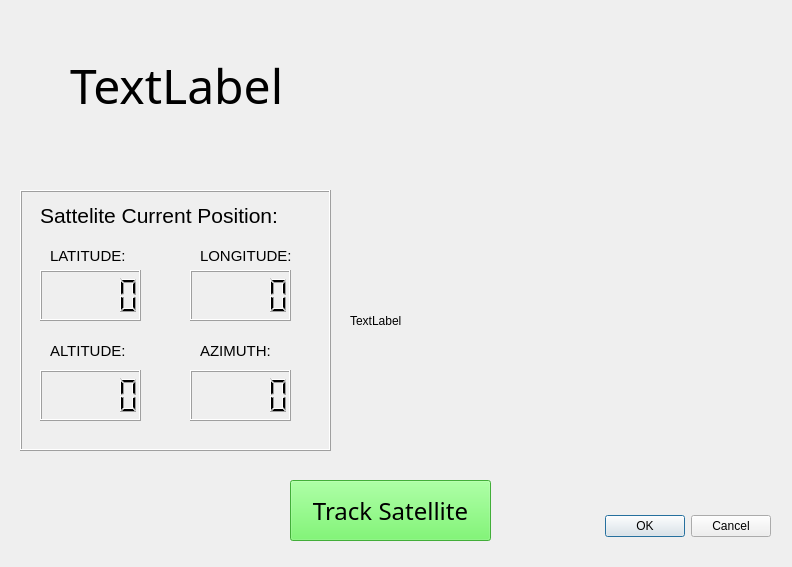
<?xml version="1.0" encoding="UTF-8"?>
<ui version="4.0">
 <class>Satellite</class>
 <widget class="QDialog" name="Satellite">
  <property name="geometry">
   <rect>
    <x>0</x>
    <y>0</y>
    <width>792</width>
    <height>567</height>
   </rect>
  </property>
  <property name="windowTitle">
   <string>Dialog</string>
  </property>
  <widget class="QDialogButtonBox" name="buttonBox">
   <property name="geometry">
    <rect>
     <x>600</x>
     <y>510</y>
     <width>171</width>
     <height>32</height>
    </rect>
   </property>
   <property name="orientation">
    <enum>Qt::Horizontal</enum>
   </property>
   <property name="standardButtons">
    <set>QDialogButtonBox::Cancel|QDialogButtonBox::Ok</set>
   </property>
  </widget>
  <widget class="QLabel" name="titleLabel">
   <property name="geometry">
    <rect>
     <x>70</x>
     <y>30</y>
     <width>611</width>
     <height>111</height>
    </rect>
   </property>
   <property name="font">
    <font>
     <family>Agency FB</family>
     <pointsize>36</pointsize>
    </font>
   </property>
   <property name="lineWidth">
    <number>3</number>
   </property>
   <property name="text">
    <string>TextLabel</string>
   </property>
   <property name="wordWrap">
    <bool>false</bool>
   </property>
  </widget>
  <widget class="QLabel" name="photoLabel">
   <property name="geometry">
    <rect>
     <x>350</x>
     <y>180</y>
     <width>401</width>
     <height>281</height>
    </rect>
   </property>
   <property name="text">
    <string>TextLabel</string>
   </property>
   <property name="indent">
    <number>0</number>
   </property>
  </widget>
  <widget class="QFrame" name="frame">
   <property name="geometry">
    <rect>
     <x>20</x>
     <y>190</y>
     <width>311</width>
     <height>261</height>
    </rect>
   </property>
   <property name="styleSheet">
    <string notr="true"/>
   </property>
   <property name="frameShape">
    <enum>QFrame::Box</enum>
   </property>
   <property name="frameShadow">
    <enum>QFrame::Raised</enum>
   </property>
   <widget class="QLCDNumber" name="latLCD">
    <property name="geometry">
     <rect>
      <x>20</x>
      <y>80</y>
      <width>101</width>
      <height>51</height>
     </rect>
    </property>
    <property name="font">
     <font>
      <pointsize>7</pointsize>
     </font>
    </property>
   </widget>
   <widget class="QLCDNumber" name="longLCD">
    <property name="geometry">
     <rect>
      <x>170</x>
      <y>80</y>
      <width>101</width>
      <height>51</height>
     </rect>
    </property>
    <property name="font">
     <font>
      <pointsize>7</pointsize>
     </font>
    </property>
   </widget>
   <widget class="QLabel" name="latLabel">
    <property name="geometry">
     <rect>
      <x>30</x>
      <y>50</y>
      <width>91</width>
      <height>31</height>
     </rect>
    </property>
    <property name="font">
     <font>
      <pointsize>11</pointsize>
     </font>
    </property>
    <property name="text">
     <string>LATITUDE:</string>
    </property>
   </widget>
   <widget class="QLabel" name="longLabel">
    <property name="geometry">
     <rect>
      <x>180</x>
      <y>50</y>
      <width>91</width>
      <height>31</height>
     </rect>
    </property>
    <property name="font">
     <font>
      <pointsize>11</pointsize>
     </font>
    </property>
    <property name="text">
     <string>LONGITUDE:</string>
    </property>
   </widget>
   <widget class="QLabel" name="label">
    <property name="geometry">
     <rect>
      <x>20</x>
      <y>10</y>
      <width>251</width>
      <height>31</height>
     </rect>
    </property>
    <property name="font">
     <font>
      <pointsize>16</pointsize>
     </font>
    </property>
    <property name="text">
     <string>Sattelite Current Position:</string>
    </property>
   </widget>
   <widget class="QLCDNumber" name="altLCD">
    <property name="geometry">
     <rect>
      <x>20</x>
      <y>180</y>
      <width>101</width>
      <height>51</height>
     </rect>
    </property>
    <property name="font">
     <font>
      <pointsize>7</pointsize>
     </font>
    </property>
   </widget>
   <widget class="QLCDNumber" name="azmLCD">
    <property name="geometry">
     <rect>
      <x>170</x>
      <y>180</y>
      <width>101</width>
      <height>51</height>
     </rect>
    </property>
    <property name="font">
     <font>
      <pointsize>7</pointsize>
     </font>
    </property>
   </widget>
   <widget class="QLabel" name="altLabel">
    <property name="geometry">
     <rect>
      <x>30</x>
      <y>150</y>
      <width>91</width>
      <height>21</height>
     </rect>
    </property>
    <property name="font">
     <font>
      <pointsize>11</pointsize>
     </font>
    </property>
    <property name="text">
     <string>ALTITUDE:</string>
    </property>
   </widget>
   <widget class="QLabel" name="azmLabel">
    <property name="geometry">
     <rect>
      <x>180</x>
      <y>150</y>
      <width>91</width>
      <height>21</height>
     </rect>
    </property>
    <property name="font">
     <font>
      <pointsize>11</pointsize>
     </font>
    </property>
    <property name="text">
     <string>AZIMUTH:</string>
    </property>
   </widget>
  </widget>
  <widget class="QPushButton" name="trackBtn">
   <property name="geometry">
    <rect>
     <x>290</x>
     <y>480</y>
     <width>201</width>
     <height>61</height>
    </rect>
   </property>
   <property name="font">
    <font>
     <family>Segoe Fluent Icons</family>
     <pointsize>18</pointsize>
    </font>
   </property>
   <property name="styleSheet">
    <string notr="true">background-color: #5CF350;
</string>
   </property>
   <property name="text">
    <string>Track Satellite</string>
   </property>
  </widget>
 </widget>
 <resources/>
 <connections>
  <connection>
   <sender>buttonBox</sender>
   <signal>accepted()</signal>
   <receiver>Satellite</receiver>
   <slot>accept()</slot>
   <hints>
    <hint type="sourcelabel">
     <x>248</x>
     <y>254</y>
    </hint>
    <hint type="destinationlabel">
     <x>157</x>
     <y>274</y>
    </hint>
   </hints>
  </connection>
  <connection>
   <sender>buttonBox</sender>
   <signal>rejected()</signal>
   <receiver>Satellite</receiver>
   <slot>reject()</slot>
   <hints>
    <hint type="sourcelabel">
     <x>316</x>
     <y>260</y>
    </hint>
    <hint type="destinationlabel">
     <x>286</x>
     <y>274</y>
    </hint>
   </hints>
  </connection>
 </connections>
</ui>
